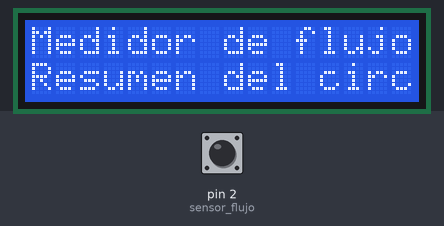
Bench run of a sketch on a simulated Arduino Uno, built with avr-gcc and run on an emulated ATmega328P. Parts: 16×2 character LCD. Inputs (shaded band) come from the test bench; at power-on: pin 2 (sensor_flujo) HIGH. What the sketch prints to the serial monitor is not drawn.

Above: at 0.1 s.
At 1.6 s:
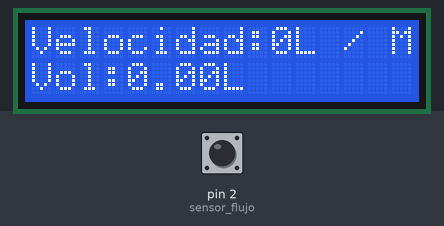
1.7 s: pin 2 (sensor_flujo) pulsed LOW 5 times (0.12 s each, 0.3 s apart)
At 5.3 s:
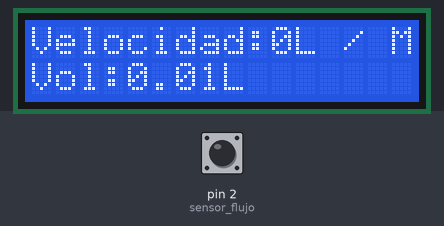
Timing chart, 0 to 6.8 s (numbered marks = the images above; inputs shaded):
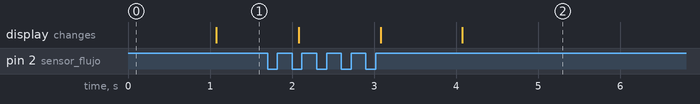

The sketch:

sketch_may16c.ino
```cpp
// put your setup code here, to run once:
volatile int flujo_frecuencia; // Mide pulsos del sensor de flujo
// Calculo de litros / hora
float vol = 0.0, l_minute;
unsigned int sensor_flujo = 2; // Entrada del sensor
unsigned long currentTime;
unsigned long cloopTime;
#include <LiquidCrystal.h>
LiquidCrystal lcd(12, 11, 5, 4, 3, 9);

void flow() // Función de interrupción
{
  flujo_frecuencia++;
}

void setup()
{
  pinMode(sensor_flujo, INPUT);
  digitalWrite(sensor_flujo, HIGH);
  Serial.begin(9600);
  lcd.begin(16, 2);
  attachInterrupt(digitalPinToInterrupt(sensor_flujo), flow, RISING); // Configuración de interrupción
  lcd.clear();
  lcd.setCursor(0, 0);
  lcd.print("Medidor de flujo de agua");
  lcd.setCursor(0, 1);
  lcd.print("Resumen del circuito");
  currentTime = millis();
  cloopTime = currentTime;
}

// put your main code here, to run repeatedly:
void loop()
{
  currentTime = millis();
  // Cada segundo, calcula e imprime litros / hora
  if (currentTime >= (cloopTime + 1000))
  {
    cloopTime = currentTime; // Actualiza cloopTime
    if (flujo_frecuencia != 0)
    {
      // Frecuencia de pulso (Hz) = 7.5Q, Q es la velocidad de flujo en L / min.
      l_minute = (flujo_frecuencia / 7.5); // (Frecuencia de pulso x 60 min) / 7.5Q = caudal en L / hora
      lcd.clear();
      lcd.setCursor(0, 0);
      lcd.print("Velocidad:");
      lcd.print(l_minute);
      lcd.print("L / M");
      l_minute = l_minute / 60;
      lcd.setCursor(0, 1);
      vol = vol + l_minute;
      lcd.print("Vol:");
      lcd.print(vol);
      lcd.print("L");
      flujo_frecuencia = 0; // Restablecer contador
      Serial.print(l_minute, DEC); // Imprimir litros / hora
      Serial.println("L / Sec");
    }
    else
    {
      lcd.clear();
      lcd.setCursor(0, 0);
      lcd.print("Velocidad:");
      lcd.print(flujo_frecuencia);
      lcd.print("L / M");
      lcd.setCursor(0, 1);
      lcd.print("Vol:");
      lcd.print(vol);
      lcd.print("L");
    }
  }
}
```

Measured:
- after the input at 1.7 s, the display: first changes after 0.38 s (image 2 shows a later state)
